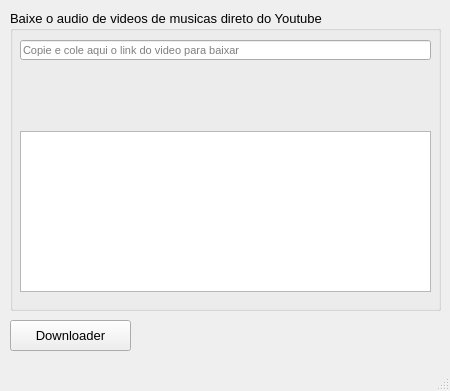
<?xml version="1.0" encoding="UTF-8"?>
<ui version="4.0">
 <class>MainWindow</class>
 <widget class="QMainWindow" name="MainWindow">
  <property name="geometry">
   <rect>
    <x>0</x>
    <y>0</y>
    <width>450</width>
    <height>391</height>
   </rect>
  </property>
  <property name="contextMenuPolicy">
   <enum>Qt::DefaultContextMenu</enum>
  </property>
  <property name="windowTitle">
   <string>Downloader MP3 Youtube</string>
  </property>
  <widget class="QWidget" name="centralwidget">
   <widget class="QGroupBox" name="groupBox">
    <property name="geometry">
     <rect>
      <x>10</x>
      <y>10</y>
      <width>431</width>
      <height>301</height>
     </rect>
    </property>
    <property name="font">
     <font>
      <pointsize>10</pointsize>
     </font>
    </property>
    <property name="title">
     <string>Baixe o audio de videos de musicas direto do Youtube</string>
    </property>
    <widget class="QLineEdit" name="txt_Downloader">
     <property name="geometry">
      <rect>
       <x>10</x>
       <y>30</y>
       <width>411</width>
       <height>20</height>
      </rect>
     </property>
     <property name="font">
      <font>
       <pointsize>8</pointsize>
      </font>
     </property>
     <property name="placeholderText">
      <string>Copie e cole aqui o link do video para baixar </string>
     </property>
    </widget>
    <widget class="QLabel" name="lbl_fim">
     <property name="geometry">
      <rect>
       <x>10</x>
       <y>60</y>
       <width>411</width>
       <height>41</height>
      </rect>
     </property>
     <property name="font">
      <font>
       <pointsize>10</pointsize>
      </font>
     </property>
     <property name="text">
      <string/>
     </property>
    </widget>
    <widget class="QListWidget" name="txt_lista">
     <property name="geometry">
      <rect>
       <x>10</x>
       <y>121</y>
       <width>411</width>
       <height>161</height>
      </rect>
     </property>
    </widget>
   </widget>
   <widget class="QPushButton" name="btn_Downloader">
    <property name="geometry">
     <rect>
      <x>10</x>
      <y>320</y>
      <width>121</width>
      <height>31</height>
     </rect>
    </property>
    <property name="font">
     <font>
      <pointsize>10</pointsize>
     </font>
    </property>
    <property name="text">
     <string>Downloader</string>
    </property>
   </widget>
  </widget>
  <widget class="QMenuBar" name="menubar">
   <property name="geometry">
    <rect>
     <x>0</x>
     <y>0</y>
     <width>450</width>
     <height>21</height>
    </rect>
   </property>
  </widget>
  <widget class="QStatusBar" name="statusbar"/>
 </widget>
 <resources/>
 <connections/>
</ui>
